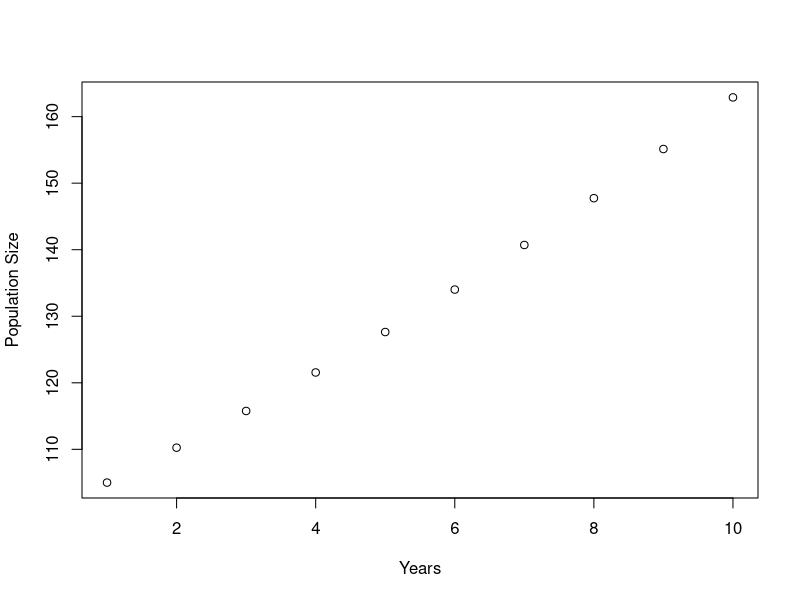

This figure's R source:
#############################
#Use the psudeo code structur to actually write code to model pop growth

#1) Setup - load pkgs, set wd, etc 


#2) Input data, param vals, initial cond
#set N to 100
#set R to 1.05
#initialize a vector to stor pop size over years
NN <- 100
RR <- 1.05
pop <- NULL
years <- 1:10
#3) Preform calcs
#make a for loop that goes 10 years
#in loop make new N based on previous N*R
#store each value in pop vector

for(tt in years){
        NN <- NN * RR
        pop[tt] <- NN
}

#4) Display results by plotting, saving, or showing
#print N at 10 years
#plot pop vector v t

plot(pop~years, xlab = "Years", ylab = "Population Size")
